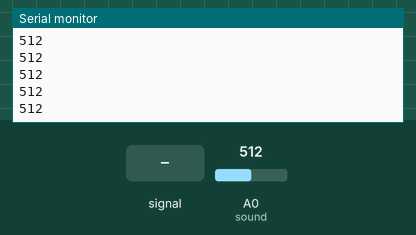
A sketch run on a simulated Arduino Uno, built with avr-gcc and run on an emulated ATmega328P. Parts: the last lines printed to the serial monitor. The inputs (shaded band) are chosen by the test bench; at power-on: A0 (sound) = 512.

Above: at 1.2 s.
1.3 s: A0 (sound) fed a 200 Hz sine of ±81 counts around its level
At 1.31 s:
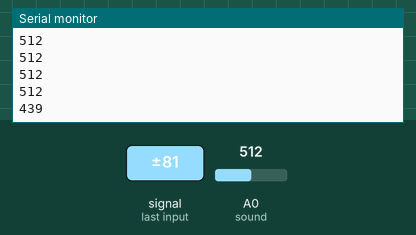
2.8 s: A0 (sound) set to 716
At 2.81 s:
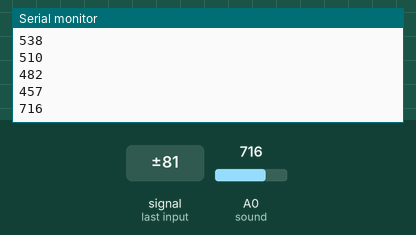
4.3 s: A0 (sound) fed a 1000 Hz sine of ±255 counts around its level
At 4.42 s:
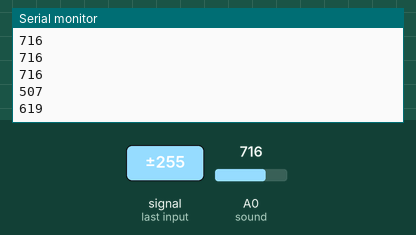
5.8 s: A0 (sound) set to 900
At 5.82 s:
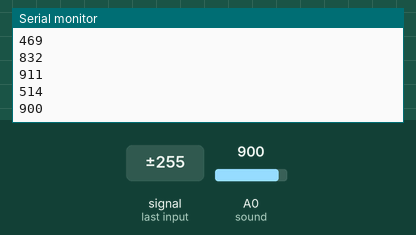
Timing chart, 0 to 8.3 s (numbered marks = the images above; inputs shaded):
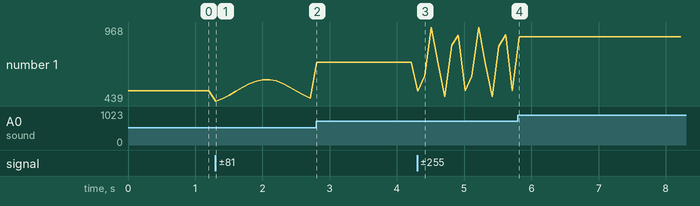

The sketch:

voicetest.ino
```cpp
const int sound = A0;
const int led = 13;


void setup() {
  // put your setup code here, to run once:
  Serial.begin(9600);

}

void loop() {
  // put your main code here, to run repeatedly:
  int main = analogRead(sound);
  Serial.println(main);
  delay(100);
}
```

Measured:
- after the input at 1.3 s, the serial monitor: prints a new line at once (image 1)
- after the input at 2.8 s, the serial monitor: prints a new line at once (image 2)
- after the input at 4.3 s, the serial monitor: prints a new line after 0.11 s (image 3)
- after the input at 5.8 s, the serial monitor: prints a new line at once (image 4)
- plotted number 1: 512 → 457 after the input at 1.3 s, 457 → 716 after the input at 2.8 s, 716 → 514 after the input at 4.3 s, 514 → 900 after the input at 5.8 s
